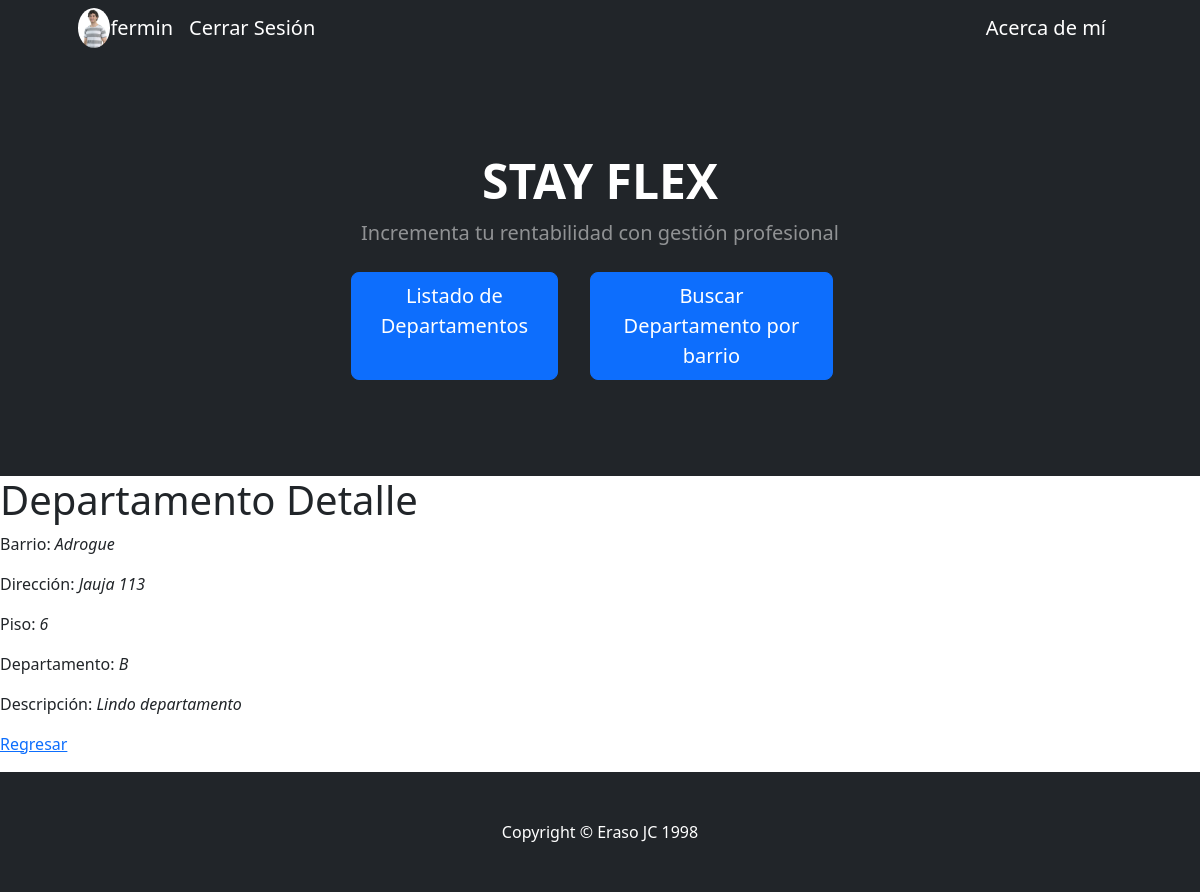
The app's page /APPFinal/departamentos/2 (signed in) with its own data.
### APPFinal/models.py (models this page shows)
class Departamento(models.Model):
    barrio = models.CharField(max_length=40, null=True, blank=True)
    direccion = models.CharField(max_length=40)
    piso = models.IntegerField(null=True, blank=True)
    depto = models.CharField(max_length=40)
    descripcion = models.CharField(max_length=100, null=True, blank=True)

### APPFinal/views.py (the view)
# urls.py: path('departamentos/<int:pk>', views.DepartamentosDetalle.as_view(), name="DetalleDepartamento"),
class DepartamentosDetalle(DetailView):
    model = Departamento
    template_name = "APPFinal/depto_detalle.html"
    def get_object(self, queryset=None):
        obj = super().get_object(queryset=queryset)
        print(f"Debug: Object retrieved - {obj}")
        return obj

### APPFinal/templates/APPFinal/depto_detalle.html (shortened to what this page needs)
{% extends "APPFinal/padre.html" %}
{% load static %}
{% block contenidoQueCambia %}
<h1>Departamento Detalle</h1>
    <p>Barrio: <i>{{ departamento.barrio }}</i></p>
    <p>Dirección: <i>{{ departamento.direccion }}</i></p>
    <p>Piso: <i>{{ departamento.piso }}</i></p>
    <p>Departamento: <i>{{ departamento.depto }}</i></p>
    <p>Descripción: <i>{{ departamento.descripcion }}</i></p>
<p>
    <a href="{% url 'ListaDepartamentos' %}">Regresar</a>
</p>
{% endblock contenidoQueCambia %}

### APPFinal/templates/APPFinal/padre.html (shortened to what this page needs)
<!DOCTYPE html>
<html lang="en">
<head>
    {% load static %}
    <link href="https://cdn.jsdelivr.net/npm/bootstrap-icons@1.4.1/font/bootstrap-icons.css" rel="stylesheet" />
    <link href="{% static 'APPFinal/css/styles.css' %}" rel="stylesheet" />
</head>
<body>
    <nav class="navbar navbar-expand-lg navbar-dark bg-dark">
        <div class="container px-5">
            {% if not request.user.is_authenticated %}
                <a class="navbar-brand" href="{% url 'Login' %}">Iniciar Sesión</a>
                <a class="navbar-brand" href="{% url 'Register' %}">Registarse</a>
            {% else %}
                {% if request.user.avatar %}
                    <img class="avatar-image" src="{% url 'serve_avatar' user_id=request.user.id %}" alt="" height="40px">
                {% endif %}
                <a class="navbar-brand" href="{% url 'EditarPerfil' %}">{{request.user.username}}</a>
                <a class="navbar-brand" href="{% url 'Logout' %}">Cerrar Sesión</a>
            {% endif %}
            <div class="collapse navbar-collapse" id="navbarSupportedContent">
                <ul class="navbar-nav ms-auto mb-2 mb-lg-0">
                    <li class="nav-item">
                        <a class="navbar-brand" href="{% url 'Acerca de mi' %}">Acerca de mí</a>
                    </li>
                </ul>
            </div>
        </div>
    </nav>
    <header class="bg-dark py-5">
        <div class="container px-5">
            <div class="row gx-5 justify-content-center">
                <div class="col-lg-6">
                    <div class="text-center my-5">
                        <h1 class="display-5 fw-bolder text-white mb-2">STAY FLEX</h1>
                        <p class="lead text-white-50 mb-4">Incrementa tu rentabilidad con gestión profesional</p>
                        <div class="d-grid gap-3 d-sm-flex justify-content-sm-center">
                            <a class="btn btn-primary btn-lg px-4 me-sm-3" href="{% url 'ListaDepartamentos' %}">Listado de Departamentos</a>
                            <a class="btn btn-primary btn-lg px-4 me-sm-3" href="{% url 'BuscarBarrio' %}">Buscar Departamento por barrio</a>
                        </div>
                    </div>
                </div>
            </div>
        </div>
    </header>
    {% block contenidoQueCambia %}
    {% endblock contenidoQueCambia %}
    <footer class="py-5 bg-dark">
        <div class="container px-5"><p class="m-0 text-center text-white">Copyright &copy; Eraso JC 1998</p></div>
    </footer>
</body>
</html>

### APPFinal/templates/APPFinal/padre.html (style rules this page uses)
.avatar-image { border-radius: 50%; overflow: hidden; }

### records on screen
Departamento: barrio "Adrogue", direccion "Jauja 113", piso "6", depto "B", descripcion "Lindo departamento"

### other values on screen
{{ request.user.username }} "fermin"
